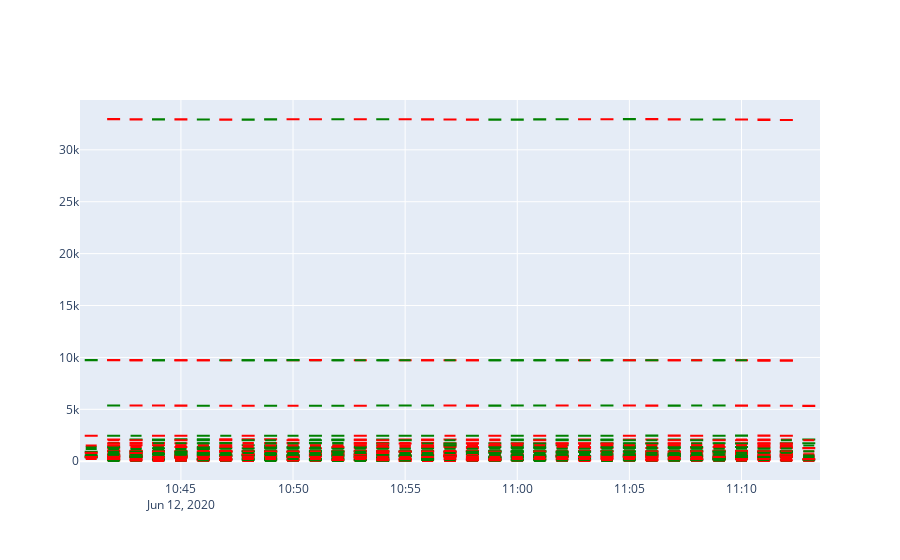

Notebook code cell kept with this figure:
### Code cell
figure = go.Figure(
         data = [
             go.Candlestick(
             x = df.index,
             low = df['low_price'],
             high = df['high_price'],
             close = df['close_price'],
             open = df['open_price'],
             increasing_line_color = 'green',
             decreasing_line_color = 'red'
             )
         ]
)

figure.update_layout(xaxis_rangeslider_visible = False)

figure.show()

### Figure 1 — Plotly figure (JSON) as saved in the notebook; plotly's stock layout.template omitted (floating-point values rounded to 4 significant figures; data arrays with more than 128 entries replaced by an {"elided": "..."} marker saying what was removed)
{"data": [{"close": {"elided": "2000 float values"}, "decreasing": {"line": {"color": "red"}}, "high": {"elided": "2000 float values"}, "increasing": {"line": {"color": "green"}}, "low": {"elided": "2000 float values"}, "open": {"elided": "2000 float values"}, "type": "candlestick", "x": {"elided": "2000 str values"}}], "layout": {"xaxis": {"rangeslider": {"visible": false}}}}
